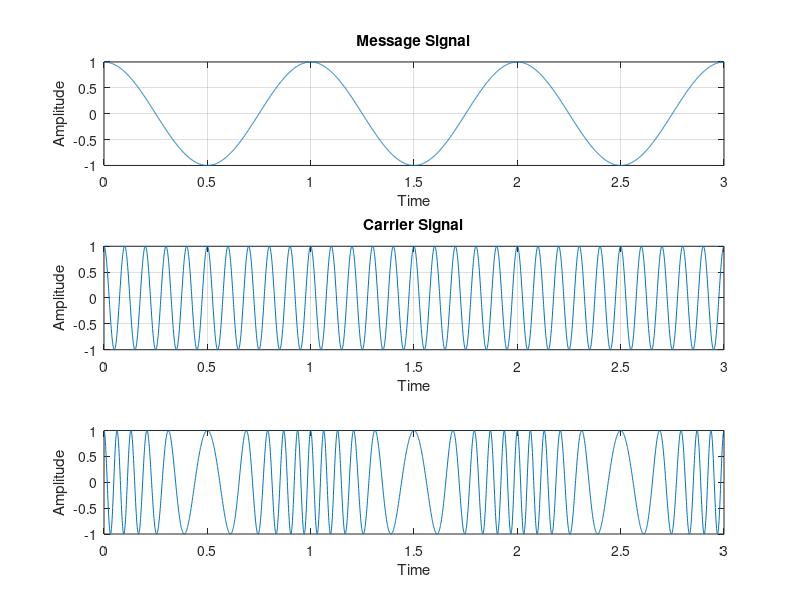

This chart was generated by the following MATLAB code: (Note: this script raises an error after producing the figure.)
clc;
clear all;
fc=10;
fm=1;
mod_index=6;

t=0:0.001:3;

mt=cos (2*pi*fm*t);
ct=cos (2*pi*fc*t);

st= cos (2*pi*fc*t + mod_index *sin (2*pi*fm*t));

subplot(3,1,1)
plot (t,mt);
xlabel('Time');
ylabel('Amplitude');
title ('Message Signal');
grid on

subplot(3,1,2)
plot (t,ct);
xlabel('Time');
ylabel('Amplitude');
title ('Carrier Signal');
grid on


subplot(3,1,3)
plot (t,st);
xlabel('Time');
ylabel('Amplitude');
title ('Frequency Modulation Signal',num2str (mod_index));
grid on


